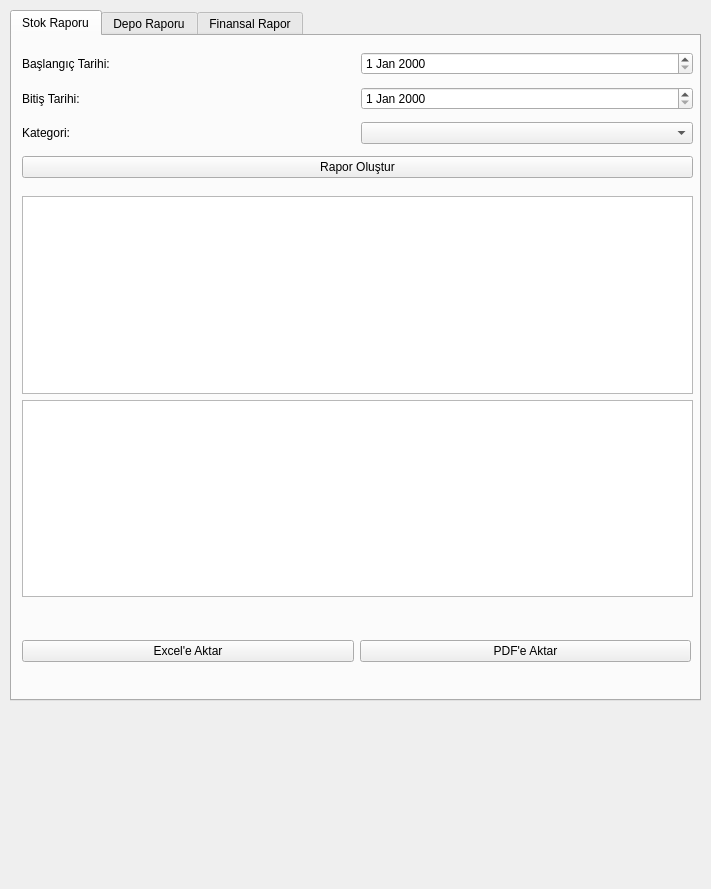
<?xml version="1.0" encoding="UTF-8"?>
<ui version="4.0">
 <class>ReportsPage</class>
 <widget class="QWidget" name="ReportsPage">
  <property name="geometry">
   <rect>
    <x>0</x>
    <y>0</y>
    <width>711</width>
    <height>889</height>
   </rect>
  </property>
  <property name="windowTitle">
   <string>Form</string>
  </property>
  <widget class="QTabWidget" name="tabWidget">
   <property name="geometry">
    <rect>
     <x>10</x>
     <y>10</y>
     <width>691</width>
     <height>691</height>
    </rect>
   </property>
   <property name="currentIndex">
    <number>0</number>
   </property>
   <widget class="QWidget" name="tab">
    <attribute name="title">
     <string>Stok Raporu</string>
    </attribute>
    <widget class="QWidget" name="gridLayoutWidget">
     <property name="geometry">
      <rect>
       <x>10</x>
       <y>10</y>
       <width>671</width>
       <height>141</height>
      </rect>
     </property>
     <layout class="QGridLayout" name="gridLayout">
      <item row="1" column="0">
       <widget class="QLabel" name="label_2">
        <property name="text">
         <string>Bitiş Tarihi:</string>
        </property>
       </widget>
      </item>
      <item row="1" column="1">
       <widget class="QDateEdit" name="stockEndDate"/>
      </item>
      <item row="2" column="1">
       <widget class="QComboBox" name="stockCategoryCombo"/>
      </item>
      <item row="2" column="0">
       <widget class="QLabel" name="label_3">
        <property name="text">
         <string>Kategori:</string>
        </property>
       </widget>
      </item>
      <item row="0" column="0">
       <widget class="QLabel" name="label">
        <property name="text">
         <string>Başlangıç Tarihi:</string>
        </property>
       </widget>
      </item>
      <item row="0" column="1">
       <widget class="QDateEdit" name="stockStartDate"/>
      </item>
      <item row="3" column="0" colspan="2">
       <widget class="QPushButton" name="stockGenerateButton">
        <property name="text">
         <string>Rapor Oluştur</string>
        </property>
       </widget>
      </item>
     </layout>
    </widget>
    <widget class="QWidget" name="verticalLayoutWidget">
     <property name="geometry">
      <rect>
       <x>10</x>
       <y>160</y>
       <width>671</width>
       <height>401</height>
      </rect>
     </property>
     <layout class="QVBoxLayout" name="verticalLayout">
      <item>
       <widget class="QGraphicsView" name="stockGraphicsView"/>
      </item>
      <item>
       <widget class="QTableView" name="stockTableView"/>
      </item>
     </layout>
    </widget>
    <widget class="QWidget" name="horizontalLayoutWidget">
     <property name="geometry">
      <rect>
       <x>10</x>
       <y>600</y>
       <width>669</width>
       <height>31</height>
      </rect>
     </property>
     <layout class="QHBoxLayout" name="horizontalLayout">
      <item>
       <widget class="QPushButton" name="stockExcelButton">
        <property name="text">
         <string>Excel'e Aktar</string>
        </property>
       </widget>
      </item>
      <item>
       <widget class="QPushButton" name="stockPdfButton">
        <property name="text">
         <string>PDF'e Aktar</string>
        </property>
       </widget>
      </item>
     </layout>
    </widget>
   </widget>
   <widget class="QWidget" name="tab_2">
    <attribute name="title">
     <string>Depo Raporu</string>
    </attribute>
    <widget class="QWidget" name="widget" native="true">
     <property name="geometry">
      <rect>
       <x>0</x>
       <y>0</y>
       <width>691</width>
       <height>911</height>
      </rect>
     </property>
     <widget class="QWidget" name="verticalLayoutWidget_2">
      <property name="geometry">
       <rect>
        <x>10</x>
        <y>160</y>
        <width>671</width>
        <height>431</height>
       </rect>
      </property>
      <layout class="QVBoxLayout" name="verticalLayout_4">
       <item>
        <widget class="QGraphicsView" name="depotGraphicsView"/>
       </item>
       <item>
        <widget class="QTableView" name="depotTableView"/>
       </item>
      </layout>
     </widget>
     <widget class="QWidget" name="gridLayoutWidget_2">
      <property name="geometry">
       <rect>
        <x>10</x>
        <y>10</y>
        <width>671</width>
        <height>141</height>
       </rect>
      </property>
      <layout class="QGridLayout" name="gridLayout_4">
       <item row="1" column="0">
        <widget class="QLabel" name="label_10">
         <property name="text">
          <string>Bitiş Tarihi:</string>
         </property>
        </widget>
       </item>
       <item row="1" column="1">
        <widget class="QDateEdit" name="depotEndDate"/>
       </item>
       <item row="2" column="1">
        <widget class="QComboBox" name="depotBranchCombo"/>
       </item>
       <item row="2" column="0">
        <widget class="QLabel" name="label_11">
         <property name="text">
          <string>Depo:</string>
         </property>
        </widget>
       </item>
       <item row="0" column="0">
        <widget class="QLabel" name="label_12">
         <property name="text">
          <string>Başlangıç Tarihi:</string>
         </property>
        </widget>
       </item>
       <item row="0" column="1">
        <widget class="QDateEdit" name="depotStartDate"/>
       </item>
       <item row="3" column="0" colspan="2">
        <widget class="QPushButton" name="depotGenerateButton">
         <property name="text">
          <string>Rapor Oluştur</string>
         </property>
        </widget>
       </item>
      </layout>
     </widget>
     <widget class="QWidget" name="horizontalLayoutWidget_2">
      <property name="geometry">
       <rect>
        <x>10</x>
        <y>610</y>
        <width>669</width>
        <height>31</height>
       </rect>
      </property>
      <layout class="QHBoxLayout" name="horizontalLayout_4">
       <item>
        <widget class="QPushButton" name="depotExcelButton">
         <property name="text">
          <string>Excel'e Aktar</string>
         </property>
        </widget>
       </item>
       <item>
        <widget class="QPushButton" name="depotPdfButton">
         <property name="text">
          <string>PDF'e Aktar</string>
         </property>
        </widget>
       </item>
      </layout>
     </widget>
    </widget>
   </widget>
   <widget class="QWidget" name="tab_3">
    <attribute name="title">
     <string>Finansal Rapor</string>
    </attribute>
    <widget class="QWidget" name="widget_2" native="true">
     <property name="geometry">
      <rect>
       <x>0</x>
       <y>0</y>
       <width>691</width>
       <height>661</height>
      </rect>
     </property>
     <widget class="QWidget" name="verticalLayoutWidget_3">
      <property name="geometry">
       <rect>
        <x>10</x>
        <y>160</y>
        <width>671</width>
        <height>431</height>
       </rect>
      </property>
      <layout class="QVBoxLayout" name="verticalLayout_5">
       <item>
        <widget class="QGraphicsView" name="financeGraphicsView"/>
       </item>
       <item>
        <widget class="QTableView" name="financeTableView">
         <property name="styleSheet">
          <string notr="true">/* TableView ana stili */
QTableView {
    background-color: #1e1e2f;
    alternate-background-color: #252540;
    color: #bdc3c7;
    border: none;
    border-radius: 10px;
    selection-background-color: #3498db;
    selection-color: white;
    gridline-color: transparent;
}

/* Header (başlık) stili */
QHeaderView::section {
    background-color: #2c3e50;
    color: #ecf0f1;
    padding: 12px;
    border: none;
    font-weight: bold;
    font-size: 14px;
    border-bottom: 3px solid #3498db;
}

/* Tablo hücreleri */
QTableView::item {
    padding: 10px;
    border-bottom: 1px solid #34344a;
    margin: 5px;
}

QTableView::item:hover {
    background: rgba(52, 152, 219, 0.2);
}

QTableView::item:selected {
    background: qlineargradient(x1:0, y1:0, x2:1, y2:0, stop:0 #3498db, stop:1 #2980b9);
}

/* Scrollbar stili */
QScrollBar:vertical {
    background-color: #1e1e2f;
    width: 8px;
    border-radius: 4px;
}

QScrollBar::handle:vertical {
    background-color: #3498db;
    min-height: 30px;
    border-radius: 4px;
}

QScrollBar::handle:vertical:hover {
    background-color: #2980b9;
}

QScrollBar::add-line:vertical, QScrollBar::sub-line:vertical {
    height: 0px;
}</string>
         </property>
         <property name="gridStyle">
          <enum>Qt::PenStyle::DotLine</enum>
         </property>
        </widget>
       </item>
      </layout>
     </widget>
     <widget class="QWidget" name="gridLayoutWidget_3">
      <property name="geometry">
       <rect>
        <x>10</x>
        <y>10</y>
        <width>671</width>
        <height>141</height>
       </rect>
      </property>
      <layout class="QGridLayout" name="gridLayout_5">
       <item row="1" column="0">
        <widget class="QLabel" name="label_13">
         <property name="text">
          <string>Bitiş Tarihi:</string>
         </property>
        </widget>
       </item>
       <item row="1" column="1">
        <widget class="QDateEdit" name="financeEndDate"/>
       </item>
       <item row="2" column="1">
        <widget class="QComboBox" name="financeTypeCombo"/>
       </item>
       <item row="2" column="0">
        <widget class="QLabel" name="label_14">
         <property name="text">
          <string>Rapor Tipi:</string>
         </property>
        </widget>
       </item>
       <item row="0" column="0">
        <widget class="QLabel" name="label_15">
         <property name="text">
          <string>Başlangıç Tarihi:</string>
         </property>
        </widget>
       </item>
       <item row="0" column="1">
        <widget class="QDateEdit" name="financeStartDate"/>
       </item>
       <item row="3" column="0" colspan="2">
        <widget class="QPushButton" name="financeGenerateButton">
         <property name="text">
          <string>Rapor Oluştur</string>
         </property>
        </widget>
       </item>
      </layout>
     </widget>
     <widget class="QWidget" name="horizontalLayoutWidget_3">
      <property name="geometry">
       <rect>
        <x>10</x>
        <y>600</y>
        <width>671</width>
        <height>51</height>
       </rect>
      </property>
      <layout class="QHBoxLayout" name="horizontalLayout_5">
       <item>
        <widget class="QPushButton" name="financeExcelButton">
         <property name="text">
          <string>Excel'e Aktar</string>
         </property>
        </widget>
       </item>
       <item>
        <widget class="QPushButton" name="financePdfButton">
         <property name="text">
          <string>PDF'e Aktar</string>
         </property>
        </widget>
       </item>
      </layout>
     </widget>
    </widget>
   </widget>
  </widget>
 </widget>
 <resources/>
 <connections/>
</ui>
